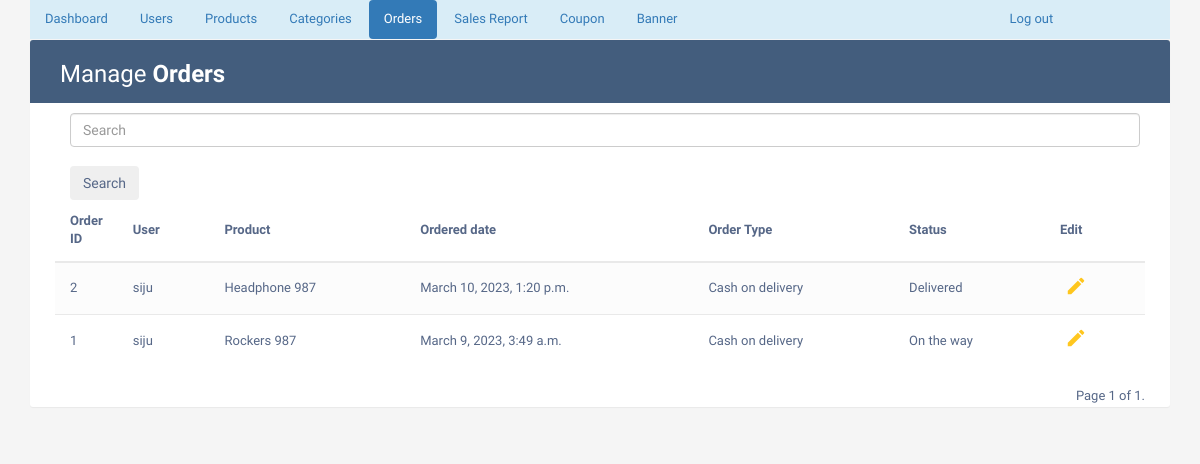
Page /adminorderlist/ (signed in) on the committed database.
### phase/models.py (models this page shows, shortened)
class Order(models.Model):
    user = models.ForeignKey(UserDetail, on_delete=models.CASCADE)
    address = models.ForeignKey(Address, on_delete=models.CASCADE)
    product = models.ForeignKey(Product, on_delete=models.CASCADE)
    amount = models.IntegerField(default=0)
    ordered_date = models.DateTimeField(auto_now_add=True)
    ordertype = models.CharField(max_length=50, choices=TYPE_CHOICES, default='Cash on delivery')
    status = models.CharField(max_length=50, choices=STATUS_CHOICES, default='Pending')

class UserDetail(models.Model):
    uname=models.CharField(unique=True, max_length=50)
    uemail=models.CharField(max_length=50)
    uphone=models.CharField(max_length=50, null=True)
    upassword=models.CharField(max_length=50)
    uactive=models.BooleanField(default=True)
    uimage = models.ImageField(upload_to='imagestore/', null=True, blank=True)
    uotp=models.IntegerField(null=True)
    def __str__(self):
        return self.uname

class Product(models.Model):
    name = models.CharField(max_length=50)
    description = models.CharField(max_length=200)
    image = models.ImageField(upload_to='imagestore/')
    stock = models.PositiveIntegerField(default=1)
    category = models.ForeignKey(Category, on_delete=models.CASCADE, default='Wired')
    normalprice = models.IntegerField(default=0)
    def __str__(self):
        return self.name

### phase/views.py (the view)
# urls.py: path('adminorderlist/', views.adminorderlist, name='adminorderlist'),
def adminorderlist(request):
    if 'username' in request.session:
        if 'search' in request.GET:
            search=request.GET['search']
            member=Order.objects.filter(Q(user__uname__icontains=search)|Q(id__icontains=search)).order_by('-id')
        else:
            member = Order.objects.all().order_by('-id')
        paginator = Paginator(member, 5)
        page_number = request.GET.get('page')
        page_obj = paginator.get_page(page_number)
        return render(request,'adminorderlist.html', {'page_obj': page_obj})
    else:
        return render('adminlogin')

### Templates/adminorderlist.html (shortened to what this page needs)
{% extends "adminbase.html" %}
{% block active7 %} "active" {% endblock%}
{% block tablewrapper %}
                    <div class="col-sm-6">
						<h2>Manage <b>Orders</b></h2>
					</div>
                    <div class="col-sm-6">
                      </div>
                    </div>
{% endblock %}
{% block tablecontent%}
                <form action="{% url 'adminorderlist' %}" class="d-flex offset-md-1 container m-auto" style="width:1100px">
                    <input class="form-control offset-md-1" type="search" placeholder="Search" name="search" aria-label="Search"><br>
                    <button class="btn btn-outline-secondary" type="submit">Search</button>
                </form>
                <table class="table table-striped table-hover">
                <thead>
                    <tr>
                        <th>Order ID</th>
                        <th>User</th>
                        <th>Product</th>
                        <th>Ordered date</th>
                        <th>Order Type</th>
                        <th>Status</th>
                        <th>Edit</th>
                    </tr>
                </thead>
                <tbody>
                    {% for x in page_obj %}
                    <tr>
                        <td>{{ x.id }}</td>
                        <td>{{ x.user }}</td>
                        <td>{{ x.product }}</td>
                        <td>{{ x.ordered_date }}</td>
                        <td>{{ x.ordertype }}</td>
                        <td>{{ x.status }}</td>
                        <td>
                            <a href="{% url 'updateorder' id=x.id %}" class="edit" data-toggle="modal"><i class="material-icons" data-toggle="tooltip" title="Edit">&#xE254;</i></a>
                        </td>
                    </tr>
                    {% endfor %}
                </tbody>
                </table>
                                <div class="pagination">
                                    <span class="step-links">
                                        <span class="current-page">
                                            Page {{ page_obj.number }} of {{ page_obj.paginator.num_pages }}.
                                        </span>
                                    </span>
                                </div>
{% endblock %}

### Templates/adminbase.html (style rules this page uses)
body { color: #566787; background: #f5f5f5; font-family: 'Varela Round', sans-serif; font-size: 13px; }
.table-title h2 { margin: 5px 0 0; font-size: 24px; }
table.table tr th, table.table tr td { border-color: #e9e9e9; padding: 12px 15px; vertical-align: middle; }
table.table tr th:first-child { width: 60px; }
table.table tr th:last-child { width: 100px; }
table.table-striped tbody tr:nth-of-type(odd) { background-color: #fcfcfc; }
table.table td:last-child i { opacity: 0.9; font-size: 22px; margin: 0 5px; }
table.table td a { font-weight: bold; color: #566787; display: inline-block; text-decoration: none; outline: none !important; }
table.table td a.edit { color: #FFC107; }
table.table td i { font-size: 19px; }
.pagination { float: right; margin: 0 0 5px; }

### rows in the picture
Order: id "2", user "siju", product "Headphone 987", ordered_date "March 10, 2023, 1:20 p.m.", ordertype "Cash on delivery", status "Delivered"
Order: id "1", user "siju", product "Rockers 987", ordered_date "March 9, 2023, 3:49 a.m.", ordertype "Cash on delivery", status "On the way"

### other values in the picture
{{ page_obj.number }} "1"
{{ page_obj.paginator.num_pages }} "1"
